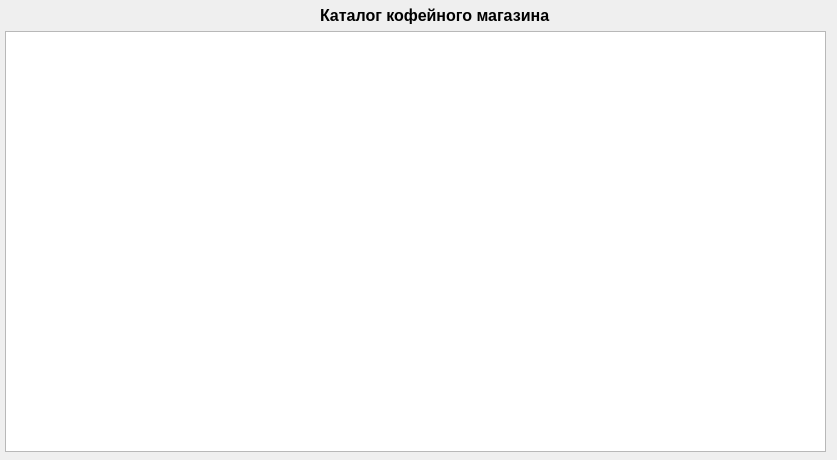
<?xml version="1.0" encoding="UTF-8"?>
<ui version="4.0">
 <class>qwidget</class>
 <widget class="QWidget" name="qwidget">
  <property name="geometry">
   <rect>
    <x>0</x>
    <y>0</y>
    <width>837</width>
    <height>460</height>
   </rect>
  </property>
  <widget class="QLabel" name="label_3">
   <property name="geometry">
    <rect>
     <x>320</x>
     <y>0</y>
     <width>251</width>
     <height>31</height>
    </rect>
   </property>
   <property name="font">
    <font>
     <pointsize>12</pointsize>
     <weight>75</weight>
     <bold>true</bold>
    </font>
   </property>
   <property name="text">
    <string>Каталог кофейного магазина</string>
   </property>
  </widget>
  <widget class="QTableWidget" name="tableWidget">
   <property name="geometry">
    <rect>
     <x>5</x>
     <y>31</y>
     <width>821</width>
     <height>421</height>
    </rect>
   </property>
  </widget>
 </widget>
 <resources/>
 <connections/>
</ui>
